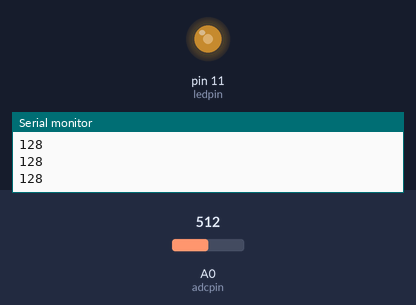
Simulated run of this sketch. Board: Arduino Uno, built with avr-gcc and run on an emulated ATmega328P. On the bench: output pins drawn as LEDs (lit = HIGH), the last lines printed to the serial monitor. The test bench sets the inputs (shaded band); at power-on: A0 (adcpin) = 512.

Above: at 1.2 s.
1.3 s: A0 (adcpin) set to 716
At 2.3 s:
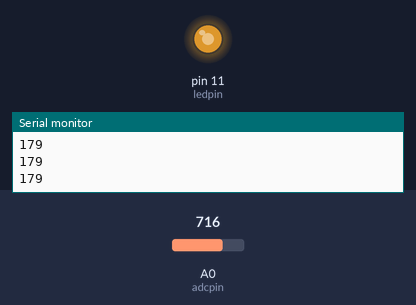
2.8 s: A0 (adcpin) set to 900
At 3.5 s:
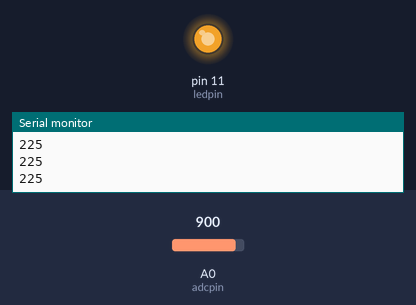
4.3 s: A0 (adcpin) set to 122
At 5.5 s:
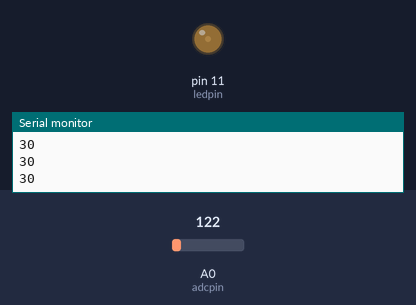
5.8 s: A0 (adcpin) set to 0
At 6.9 s:
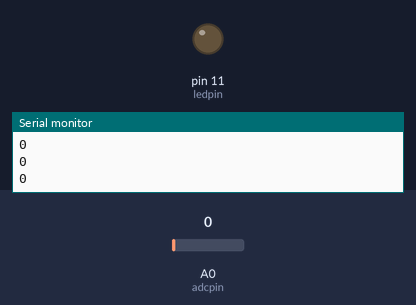
Timing chart, 0 to 8.3 s (numbered marks = the images above; inputs shaded):
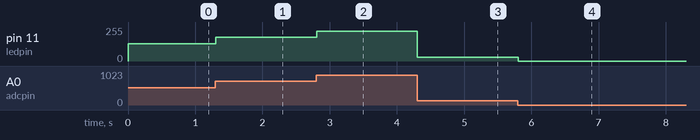

Measured:
- after the input at 1.3 s, pin 11 (ledpin): 128/255 → 179/255 at once
- after the input at 2.8 s, pin 11 (ledpin): 179/255 → 225/255 at once
- after the input at 4.3 s, pin 11 (ledpin): 225/255 → 30/255 at once
- after the input at 5.8 s, pin 11 (ledpin): 30/255 → 0/255 at once

The sketch:

week6_analog.ino
```cpp
int ledpin = 11;
int adcpin = A0;

void setup() {
  // put your setup code here, to run once:
pinMode (ledpin,OUTPUT);
Serial.begin(9600);
}

void loop() {
  // put your main code here, to run repeatedly:
int adcData = analogRead(adcpin);
int val = adcData/4;
Serial.println(val,DEC);
analogWrite(ledpin,val);
}
```
